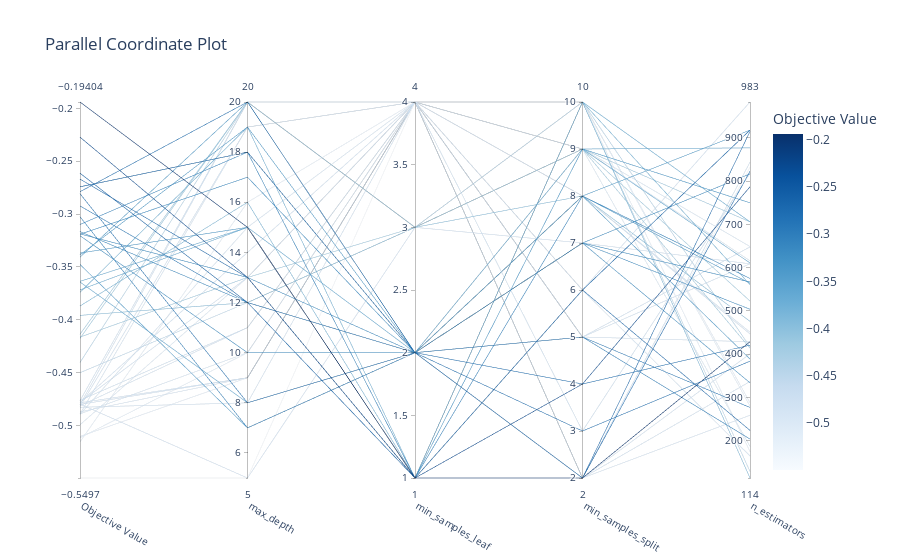

Here is the notebook cell this chart was saved with:
### Code cell
# Plotting the parrallel coordinate plot
# This shows the relationship between hyperparameters and the objective value
# This is useful for understanding how different hyperparameters affect the model's performance
optuna.visualization.plot_parallel_coordinate(study).show()

### Figure 1 — Plotly figure (JSON) as saved in the notebook; plotly's stock layout.template omitted (floating-point values rounded to 4 significant figures)
{"data": [{"dimensions": [{"label": "Objective Value", "range": [-0.5497, -0.194], "values": [-0.2808, -0.3166, -0.2273, -0.4801, -0.267, -0.4892, -0.4797, -0.2743, -0.3959, -0.4895, -0.4137, -0.489, -0.3192, -0.3643, -0.3408, -0.2789, -0.4786, -0.4994, -0.4176, -0.4766, -0.2614, -0.4828, -0.4501, -0.387, -0.4405, -0.194, -0.4871, -0.3026, -0.5116, -0.4164, -0.2923, -0.5104, -0.4804, -0.3369, -0.5155, -0.4762, -0.3099, -0.3205, -0.4782, -0.3388, -0.5497, -0.3741, -0.3477, -0.3188, -0.4782, -0.4821, -0.4814, -0.3637, -0.3718, -0.2742]}, {"label": "max_depth", "range": [5, 20], "values": [8, 12, 13, 9, 13, 19, 5, 18, 12, 15, 20, 10, 17, 8, 20, 20, 9, 13, 20, 20, 12, 8, 12, 16, 20, 15, 9, 7, 10, 13, 12, 9, 20, 15, 16, 11, 18, 10, 13, 19, 5, 19, 7, 13, 14, 19, 11, 15, 15, 18]}, {"label": "min_samples_leaf", "range": [1, 4], "values": [2, 2, 1, 4, 1, 4, 3, 2, 3, 4, 3, 4, 2, 2, 2, 2, 4, 4, 3, 4, 1, 4, 3, 1, 3, 1, 4, 2, 4, 3, 2, 4, 4, 1, 4, 4, 1, 2, 4, 2, 4, 1, 2, 2, 4, 4, 4, 2, 1, 2]}, {"label": "min_samples_split", "range": [2, 10], "values": [4, 7, 4, 8, 6, 6, 7, 2, 8, 9, 9, 9, 7, 9, 8, 3, 6, 9, 9, 2, 6, 2, 10, 10, 10, 2, 2, 5, 10, 9, 5, 10, 8, 9, 10, 3, 8, 7, 5, 8, 2, 10, 8, 7, 5, 2, 5, 9, 10, 2]}, {"label": "n_estimators", "range": [114, 983], "values": [421, 817, 787, 447, 224, 165, 609, 915, 476, 649, 706, 616, 504, 611, 564, 384, 983, 187, 414, 844, 918, 401, 129, 114, 417, 429, 259, 204, 280, 523, 277, 288, 451, 750, 175, 818, 575, 334, 648, 918, 832, 561, 389, 567, 609, 337, 429, 877, 706, 823]}], "labelangle": 30, "labelside": "bottom", "line": {"color": [-0.2808, -0.3166, -0.2273, -0.4801, -0.267, -0.4892, -0.4797, -0.2743, -0.3959, -0.4895, -0.4137, -0.489, -0.3192, -0.3643, -0.3408, -0.2789, -0.4786, -0.4994, -0.4176, -0.4766, -0.2614, -0.4828, -0.4501, -0.387, -0.4405, -0.194, -0.4871, -0.3026, -0.5116, -0.4164, -0.2923, -0.5104, -0.4804, -0.3369, -0.5155, -0.4762, -0.3099, -0.3205, -0.4782, -0.3388, -0.5497, -0.3741, -0.3477, -0.3188, -0.4782, -0.4821, -0.4814, -0.3637, -0.3718, -0.2742], "colorbar": {"title": {"text": "Objective Value"}}, "colorscale": [[0, "rgb(247,251,255)"], [0.125, "rgb(222,235,247)"], [0.25, "rgb(198,219,239)"], [0.375, "rgb(158,202,225)"], [0.5, "rgb(107,174,214)"], [0.625, "rgb(66,146,198)"], [0.75, "rgb(33,113,181)"], [0.875, "rgb(8,81,156)"], [1, "rgb(8,48,107)"]], "reversescale": false, "showscale": true}, "type": "parcoords"}], "layout": {"title": {"text": "Parallel Coordinate Plot"}}}
